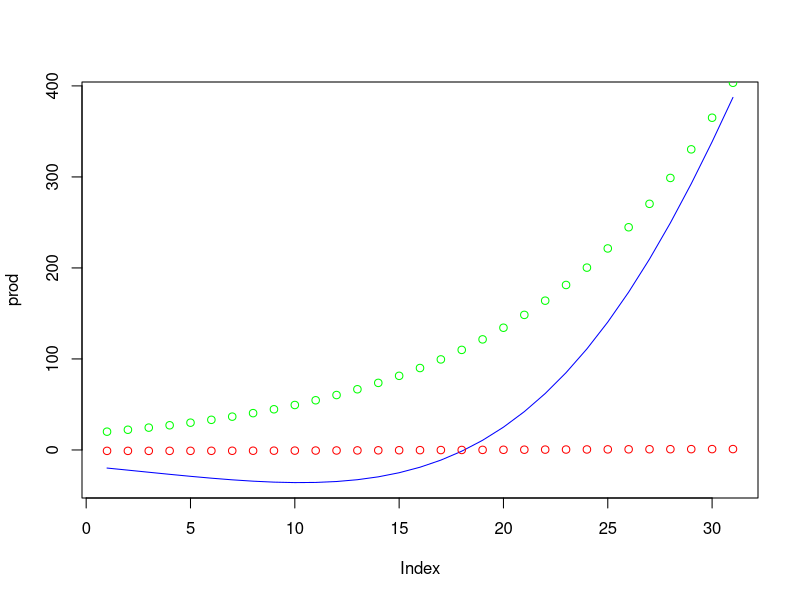

Generate this figure with R: (Note: this script raises an error after producing the figure.)
#EX1
#2
x <- seq(3,6,by=0.1)
prod<- exp(x)*cos(x)
plot(prod,col="blue",type = "l")
points(cos(x),col="red")
points(exp(x),col="green")

#prob 6
set.seed(50)
xVec <- sample(0:999, size = 250, replace= TRUE)
yVec <- sample (0:999, size = 250, replace= TRUE)

yVec <- yVec[-1]
xVec <- xVec[-1*length(xVec)]
dVec <- yVec -xVec

#prob 7
#a
set.seed(50)
yVec <- sample(0.999,size =250, replace = TURE)

plot(yVec,col="red")

bVec <- yVec[yVec>600]
points(bVec,col = "green")

cVec <- (yVec>600)*1
head(cVec,20)
length(cVec)
points(yVec*cVec,col = "blue")


#ex 2
#prob 4

outer(0:4,0:4,"+")

#prob 3
A<- matrix(0,nrow = 6, ncol= 6,byrow = TRUE)
row(A)
col(A)
(abs(col(A)-row(A))==1)*1




